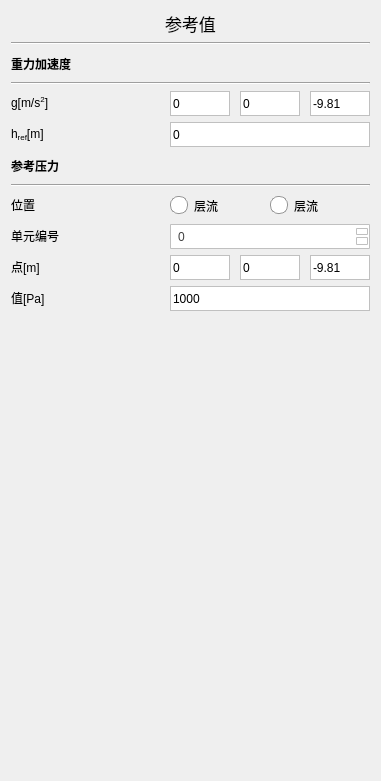
<?xml version="1.0" encoding="UTF-8"?>
<ui version="4.0">
 <class>FormOperatingConditionsClass</class>
 <widget class="QWidget" name="FormOperatingConditionsClass">
  <property name="geometry">
   <rect>
    <x>0</x>
    <y>0</y>
    <width>381</width>
    <height>781</height>
   </rect>
  </property>
  <property name="windowTitle">
   <string>FormOperatingConditions</string>
  </property>
  <layout class="QGridLayout" name="gridLayout_4">
   <item row="0" column="0">
    <layout class="QVBoxLayout" name="verticalLayout">
     <item>
      <widget class="QLabel" name="label">
       <property name="font">
        <font>
         <pointsize>13</pointsize>
        </font>
       </property>
       <property name="text">
        <string>参考值</string>
       </property>
       <property name="alignment">
        <set>Qt::AlignCenter</set>
       </property>
      </widget>
     </item>
     <item>
      <widget class="Line" name="line">
       <property name="orientation">
        <enum>Qt::Horizontal</enum>
       </property>
      </widget>
     </item>
     <item>
      <layout class="QHBoxLayout" name="horizontalLayout_3">
       <item>
        <widget class="QLabel" name="label_2">
         <property name="minimumSize">
          <size>
           <width>100</width>
           <height>25</height>
          </size>
         </property>
         <property name="maximumSize">
          <size>
           <width>100</width>
           <height>25</height>
          </size>
         </property>
         <property name="font">
          <font>
           <weight>75</weight>
           <bold>true</bold>
          </font>
         </property>
         <property name="text">
          <string>重力加速度</string>
         </property>
        </widget>
       </item>
       <item>
        <spacer name="horizontalSpacer_3">
         <property name="orientation">
          <enum>Qt::Horizontal</enum>
         </property>
         <property name="sizeHint" stdset="0">
          <size>
           <width>40</width>
           <height>20</height>
          </size>
         </property>
        </spacer>
       </item>
      </layout>
     </item>
     <item>
      <widget class="Line" name="line_2">
       <property name="orientation">
        <enum>Qt::Horizontal</enum>
       </property>
      </widget>
     </item>
     <item>
      <layout class="QHBoxLayout" name="horizontalLayout_2">
       <item>
        <widget class="QLabel" name="label_10">
         <property name="minimumSize">
          <size>
           <width>120</width>
           <height>25</height>
          </size>
         </property>
         <property name="maximumSize">
          <size>
           <width>120</width>
           <height>25</height>
          </size>
         </property>
         <property name="styleSheet">
          <string notr="true">QLabel {
    font-family: 'Arial'; /* 字体 */
    font-size: 9pt;       /* 字体大小 */
}</string>
         </property>
         <property name="text">
          <string>&lt;html&gt;&lt;head/&gt;&lt;body&gt;&lt;p&gt;g[m/s&lt;span style=&quot; vertical-align:super;&quot;&gt;2&lt;/span&gt;]&lt;/p&gt;&lt;/body&gt;&lt;/html&gt;</string>
         </property>
        </widget>
       </item>
       <item>
        <spacer name="horizontalSpacer_7">
         <property name="orientation">
          <enum>Qt::Horizontal</enum>
         </property>
         <property name="sizeHint" stdset="0">
          <size>
           <width>37</width>
           <height>22</height>
          </size>
         </property>
        </spacer>
       </item>
       <item>
        <layout class="QHBoxLayout" name="horizontalLayout">
         <property name="spacing">
          <number>10</number>
         </property>
         <item>
          <widget class="QLineEdit" name="lineEdit_3">
           <property name="minimumSize">
            <size>
             <width>60</width>
             <height>25</height>
            </size>
           </property>
           <property name="maximumSize">
            <size>
             <width>60</width>
             <height>25</height>
            </size>
           </property>
           <property name="styleSheet">
            <string notr="true">QLineEdit {
    border: 1px solid rgb(192, 192, 192); /* 默认边框颜色 */
}
QLineEdit:focus {
    border: 1px solid rgb(50, 170, 233); /* 焦点时的边框颜色 */
    outline: none;                       /* 移除默认虚线框 */
}</string>
           </property>
           <property name="text">
            <string>0</string>
           </property>
          </widget>
         </item>
         <item>
          <widget class="QLineEdit" name="lineEdit_4">
           <property name="minimumSize">
            <size>
             <width>60</width>
             <height>25</height>
            </size>
           </property>
           <property name="maximumSize">
            <size>
             <width>60</width>
             <height>25</height>
            </size>
           </property>
           <property name="styleSheet">
            <string notr="true">QLineEdit {
    border: 1px solid rgb(192, 192, 192); /* 默认边框颜色 */
}
QLineEdit:focus {
    border: 1px solid rgb(50, 170, 233); /* 焦点时的边框颜色 */
    outline: none;                       /* 移除默认虚线框 */
}</string>
           </property>
           <property name="text">
            <string>0</string>
           </property>
          </widget>
         </item>
         <item>
          <widget class="QLineEdit" name="lineEdit_5">
           <property name="minimumSize">
            <size>
             <width>60</width>
             <height>25</height>
            </size>
           </property>
           <property name="maximumSize">
            <size>
             <width>60</width>
             <height>25</height>
            </size>
           </property>
           <property name="styleSheet">
            <string notr="true">QLineEdit {
    border: 1px solid rgb(192, 192, 192); /* 默认边框颜色 */
}
QLineEdit:focus {
    border: 1px solid rgb(50, 170, 233); /* 焦点时的边框颜色 */
    outline: none;                       /* 移除默认虚线框 */
}</string>
           </property>
           <property name="text">
            <string>-9.81</string>
           </property>
          </widget>
         </item>
        </layout>
       </item>
      </layout>
     </item>
     <item>
      <layout class="QHBoxLayout" name="horizontalLayout_6">
       <property name="spacing">
        <number>0</number>
       </property>
       <item>
        <widget class="QLabel" name="label_9">
         <property name="minimumSize">
          <size>
           <width>120</width>
           <height>25</height>
          </size>
         </property>
         <property name="maximumSize">
          <size>
           <width>120</width>
           <height>25</height>
          </size>
         </property>
         <property name="styleSheet">
          <string notr="true">QLabel {
    font-family: 'Arial'; /* 字体 */
    font-size: 9pt;       /* 字体大小 */
}</string>
         </property>
         <property name="text">
          <string>&lt;html&gt;&lt;head/&gt;&lt;body&gt;&lt;p&gt;h&lt;span style=&quot; vertical-align:sub;&quot;&gt;ref&lt;/span&gt;[m]&lt;/p&gt;&lt;/body&gt;&lt;/html&gt;</string>
         </property>
        </widget>
       </item>
       <item>
        <spacer name="horizontalSpacer_6">
         <property name="orientation">
          <enum>Qt::Horizontal</enum>
         </property>
         <property name="sizeHint" stdset="0">
          <size>
           <width>40</width>
           <height>20</height>
          </size>
         </property>
        </spacer>
       </item>
       <item>
        <widget class="QLineEdit" name="lineEdit_2">
         <property name="minimumSize">
          <size>
           <width>200</width>
           <height>25</height>
          </size>
         </property>
         <property name="maximumSize">
          <size>
           <width>200</width>
           <height>25</height>
          </size>
         </property>
         <property name="styleSheet">
          <string notr="true">QLineEdit {
    border: 1px solid rgb(192, 192, 192); /* 默认边框颜色 */
}
QLineEdit:focus {
    border: 1px solid rgb(50, 170, 233); /* 焦点时的边框颜色 */
    outline: none;                       /* 移除默认虚线框 */
}</string>
         </property>
         <property name="text">
          <string>0</string>
         </property>
        </widget>
       </item>
      </layout>
     </item>
     <item>
      <layout class="QHBoxLayout" name="horizontalLayout_4">
       <item>
        <widget class="QLabel" name="label_3">
         <property name="minimumSize">
          <size>
           <width>100</width>
           <height>25</height>
          </size>
         </property>
         <property name="maximumSize">
          <size>
           <width>100</width>
           <height>25</height>
          </size>
         </property>
         <property name="font">
          <font>
           <weight>75</weight>
           <bold>true</bold>
          </font>
         </property>
         <property name="text">
          <string>参考压力</string>
         </property>
        </widget>
       </item>
       <item>
        <spacer name="horizontalSpacer_4">
         <property name="orientation">
          <enum>Qt::Horizontal</enum>
         </property>
         <property name="sizeHint" stdset="0">
          <size>
           <width>40</width>
           <height>20</height>
          </size>
         </property>
        </spacer>
       </item>
      </layout>
     </item>
     <item>
      <widget class="Line" name="line_3">
       <property name="orientation">
        <enum>Qt::Horizontal</enum>
       </property>
      </widget>
     </item>
     <item>
      <layout class="QHBoxLayout" name="horizontalLayout_10">
       <item>
        <widget class="QLabel" name="label_34">
         <property name="minimumSize">
          <size>
           <width>120</width>
           <height>25</height>
          </size>
         </property>
         <property name="maximumSize">
          <size>
           <width>120</width>
           <height>25</height>
          </size>
         </property>
         <property name="styleSheet">
          <string notr="true">QLabel {
    border: none; /* 去掉边框 */
    background: transparent; /* 设置背景透明（可选） */
}</string>
         </property>
         <property name="text">
          <string>&lt;html&gt;&lt;head/&gt;&lt;body&gt;&lt;p&gt;位置&lt;/p&gt;&lt;/body&gt;&lt;/html&gt;</string>
         </property>
        </widget>
       </item>
       <item>
        <spacer name="horizontalSpacer_34">
         <property name="orientation">
          <enum>Qt::Horizontal</enum>
         </property>
         <property name="sizeHint" stdset="0">
          <size>
           <width>37</width>
           <height>22</height>
          </size>
         </property>
        </spacer>
       </item>
       <item>
        <widget class="QGroupBox" name="groupBox">
         <property name="styleSheet">
          <string notr="true">QGroupBox {
    border: none; /* 去掉边框 */
    margin-top: 0px; /* 去掉标题与内容之间的间距 */
}</string>
         </property>
         <property name="title">
          <string/>
         </property>
         <layout class="QGridLayout" name="gridLayout_3">
          <property name="leftMargin">
           <number>0</number>
          </property>
          <property name="topMargin">
           <number>0</number>
          </property>
          <property name="rightMargin">
           <number>0</number>
          </property>
          <property name="bottomMargin">
           <number>0</number>
          </property>
          <item row="0" column="0">
           <layout class="QHBoxLayout" name="horizontalLayout_9">
            <property name="spacing">
             <number>0</number>
            </property>
            <item>
             <widget class="QRadioButton" name="radioButton_7">
              <property name="minimumSize">
               <size>
                <width>100</width>
                <height>0</height>
               </size>
              </property>
              <property name="maximumSize">
               <size>
                <width>100</width>
                <height>16777215</height>
               </size>
              </property>
              <property name="styleSheet">
               <string notr="true">

QRadioButton::indicator {
    width: 16px;
    height: 16px;
    border: 1px solid rgb(150, 150, 150);
    background: rgb(255, 255, 255);
    border-radius: 8px; /* 设置为圆形 */
}

QRadioButton::indicator:hover {
    background: rgb(242, 242, 242);
}

QRadioButton::indicator:checked {
    image: url(../res/radioButton.png);
    border-radius: 8px; /* 确保选中状态也为圆形 */
}</string>
              </property>
              <property name="text">
               <string>层流</string>
              </property>
              <property name="checked">
               <bool>true</bool>
              </property>
             </widget>
            </item>
            <item>
             <widget class="QRadioButton" name="radioButton_8">
              <property name="minimumSize">
               <size>
                <width>100</width>
                <height>0</height>
               </size>
              </property>
              <property name="maximumSize">
               <size>
                <width>100</width>
                <height>16777215</height>
               </size>
              </property>
              <property name="styleSheet">
               <string notr="true">

QRadioButton::indicator {
    width: 16px;
    height: 16px;
    border: 1px solid rgb(150, 150, 150);
    background: rgb(255, 255, 255);
    border-radius: 8px; /* 设置为圆形 */
}

QRadioButton::indicator:hover {
    background: rgb(242, 242, 242);
}

QRadioButton::indicator:checked {
    image: url(../res/radioButton.png);
    border-radius: 8px; /* 确保选中状态也为圆形 */
}</string>
              </property>
              <property name="text">
               <string>层流</string>
              </property>
             </widget>
            </item>
           </layout>
          </item>
         </layout>
        </widget>
       </item>
      </layout>
     </item>
     <item>
      <widget class="QWidget" name="widget" native="true">
       <layout class="QGridLayout" name="gridLayout">
        <property name="leftMargin">
         <number>0</number>
        </property>
        <property name="topMargin">
         <number>0</number>
        </property>
        <property name="rightMargin">
         <number>0</number>
        </property>
        <property name="bottomMargin">
         <number>0</number>
        </property>
        <item row="0" column="0">
         <layout class="QHBoxLayout" name="horizontalLayout_21">
          <property name="spacing">
           <number>0</number>
          </property>
          <item>
           <widget class="QLabel" name="label_33">
            <property name="minimumSize">
             <size>
              <width>120</width>
              <height>25</height>
             </size>
            </property>
            <property name="maximumSize">
             <size>
              <width>120</width>
              <height>25</height>
             </size>
            </property>
            <property name="styleSheet">
             <string notr="true">QLabel {
    border: none; /* 去掉边框 */
    background: transparent; /* 设置背景透明（可选） */
}</string>
            </property>
            <property name="text">
             <string>&lt;html&gt;&lt;head/&gt;&lt;body&gt;&lt;p&gt;单元编号&lt;/p&gt;&lt;/body&gt;&lt;/html&gt;</string>
            </property>
           </widget>
          </item>
          <item>
           <spacer name="horizontalSpacer_33">
            <property name="orientation">
             <enum>Qt::Horizontal</enum>
            </property>
            <property name="sizeHint" stdset="0">
             <size>
              <width>40</width>
              <height>20</height>
             </size>
            </property>
           </spacer>
          </item>
          <item>
           <widget class="QSpinBox" name="spinBox_2">
            <property name="minimumSize">
             <size>
              <width>200</width>
              <height>25</height>
             </size>
            </property>
            <property name="maximumSize">
             <size>
              <width>200</width>
              <height>25</height>
             </size>
            </property>
            <property name="styleSheet">
             <string notr="true">/* QSpinBox整体样式 */
QSpinBox {
    border: 1px solid rgb(192, 192, 192); /* 边框颜色 */
    border-radius: 1px;                  /* 圆角 */
    padding: 2px 5px;                    /* 内边距 */
    color: rgb(64, 64, 64);              /* 字体颜色 */
}

/* 鼠标悬停时的样式 */
QSpinBox:hover {
    border: 1px solid rgb(160,160,160); /* 边框变暗 */
}

/* 禁用状态的样式 */
QSpinBox:disabled {
    background: rgb(224, 224, 224);      /* 灰色背景 */
    color: rgb(128, 128, 128);           /* 字体颜色变灰 */
    border: 2px solid rgb(192, 192, 192); /* 边框颜色保持一致 */
}

/* 上下按钮的样式 */
QSpinBox::up-button, QSpinBox::down-button {
    background: rgb(255, 255, 255);      /* 按钮背景颜色 */
    border: 1px solid rgb(192, 192, 192); /* 边框颜色 */
    margin: 0.5px;                         /* 按钮与边框的间距 */
    border-radius: 1px;                  /* 按钮圆角 */
}

/* 鼠标悬停时按钮的样式 */
QSpinBox::up-button:hover, QSpinBox::down-button:hover {
    background: rgb(242,242,242);      /* 按钮背景变暗 */
}

/* 按下按钮时的样式 */
QSpinBox::up-button:pressed, QSpinBox::down-button:pressed {
    background: rgb(160, 160, 160);      /* 按钮背景更暗 */
}

/* 上按钮的箭头样式 */
QSpinBox::up-arrow {
    image: url(../res/up-arrow.png); /* 替换为你的上箭头图标路径 */
}

/* 下按钮的箭头样式 */
QSpinBox::down-arrow {
    image: url(:/res/down-arrow.png); /* 替换为你的下箭头图标路径 */

}

/* 禁用状态下的按钮样式 */
QSpinBox::up-button:disabled, QSpinBox::down-button:disabled {
    background: rgb(224, 224, 224);      /* 按钮背景变灰 */
}

QSpinBox QLineEdit::selection {
    background: rgb(192, 192, 192); /* 设置选中背景色为灰色 */
    color: rgb(255, 255, 255);     /* 设置选中文字颜色为白色 */
}</string>
            </property>
            <property name="minimum">
             <number>0</number>
            </property>
            <property name="maximum">
             <number>1000000000</number>
            </property>
            <property name="value">
             <number>0</number>
            </property>
           </widget>
          </item>
         </layout>
        </item>
       </layout>
      </widget>
     </item>
     <item>
      <widget class="QWidget" name="widget_2" native="true">
       <layout class="QGridLayout" name="gridLayout_2">
        <property name="leftMargin">
         <number>0</number>
        </property>
        <property name="topMargin">
         <number>0</number>
        </property>
        <property name="rightMargin">
         <number>0</number>
        </property>
        <property name="bottomMargin">
         <number>0</number>
        </property>
        <item row="0" column="0">
         <layout class="QHBoxLayout" name="horizontalLayout_5">
          <item>
           <widget class="QLabel" name="label_11">
            <property name="minimumSize">
             <size>
              <width>120</width>
              <height>25</height>
             </size>
            </property>
            <property name="maximumSize">
             <size>
              <width>120</width>
              <height>25</height>
             </size>
            </property>
            <property name="styleSheet">
             <string notr="true">QLabel {
    font-family: 'Arial'; /* 字体 */
    font-size: 9pt;       /* 字体大小 */
}</string>
            </property>
            <property name="text">
             <string>&lt;html&gt;&lt;head/&gt;&lt;body&gt;&lt;p&gt;点[m]&lt;/p&gt;&lt;/body&gt;&lt;/html&gt;</string>
            </property>
           </widget>
          </item>
          <item>
           <spacer name="horizontalSpacer_9">
            <property name="orientation">
             <enum>Qt::Horizontal</enum>
            </property>
            <property name="sizeHint" stdset="0">
             <size>
              <width>37</width>
              <height>22</height>
             </size>
            </property>
           </spacer>
          </item>
          <item>
           <layout class="QHBoxLayout" name="horizontalLayout_8">
            <property name="spacing">
             <number>10</number>
            </property>
            <item>
             <widget class="QLineEdit" name="lineEdit_7">
              <property name="minimumSize">
               <size>
                <width>60</width>
                <height>25</height>
               </size>
              </property>
              <property name="maximumSize">
               <size>
                <width>60</width>
                <height>25</height>
               </size>
              </property>
              <property name="styleSheet">
               <string notr="true">QLineEdit {
    border: 1px solid rgb(192, 192, 192); /* 默认边框颜色 */
}
QLineEdit:focus {
    border: 1px solid rgb(50, 170, 233); /* 焦点时的边框颜色 */
    outline: none;                       /* 移除默认虚线框 */
}</string>
              </property>
              <property name="text">
               <string>0</string>
              </property>
             </widget>
            </item>
            <item>
             <widget class="QLineEdit" name="lineEdit_8">
              <property name="minimumSize">
               <size>
                <width>60</width>
                <height>25</height>
               </size>
              </property>
              <property name="maximumSize">
               <size>
                <width>60</width>
                <height>25</height>
               </size>
              </property>
              <property name="styleSheet">
               <string notr="true">QLineEdit {
    border: 1px solid rgb(192, 192, 192); /* 默认边框颜色 */
}
QLineEdit:focus {
    border: 1px solid rgb(50, 170, 233); /* 焦点时的边框颜色 */
    outline: none;                       /* 移除默认虚线框 */
}</string>
              </property>
              <property name="text">
               <string>0</string>
              </property>
             </widget>
            </item>
            <item>
             <widget class="QLineEdit" name="lineEdit_9">
              <property name="minimumSize">
               <size>
                <width>60</width>
                <height>25</height>
               </size>
              </property>
              <property name="maximumSize">
               <size>
                <width>60</width>
                <height>25</height>
               </size>
              </property>
              <property name="styleSheet">
               <string notr="true">QLineEdit {
    border: 1px solid rgb(192, 192, 192); /* 默认边框颜色 */
}
QLineEdit:focus {
    border: 1px solid rgb(50, 170, 233); /* 焦点时的边框颜色 */
    outline: none;                       /* 移除默认虚线框 */
}</string>
              </property>
              <property name="text">
               <string>-9.81</string>
              </property>
             </widget>
            </item>
           </layout>
          </item>
         </layout>
        </item>
       </layout>
      </widget>
     </item>
     <item>
      <layout class="QHBoxLayout" name="horizontalLayout_7">
       <property name="spacing">
        <number>0</number>
       </property>
       <item>
        <widget class="QLabel" name="label_8">
         <property name="minimumSize">
          <size>
           <width>120</width>
           <height>25</height>
          </size>
         </property>
         <property name="maximumSize">
          <size>
           <width>120</width>
           <height>25</height>
          </size>
         </property>
         <property name="styleSheet">
          <string notr="true">QLabel {
    font-family: 'Arial'; /* 字体 */
    font-size: 9pt;       /* 字体大小 */
}</string>
         </property>
         <property name="text">
          <string>&lt;html&gt;&lt;head/&gt;&lt;body&gt;&lt;p&gt;值[Pa]&lt;/p&gt;&lt;/body&gt;&lt;/html&gt;</string>
         </property>
        </widget>
       </item>
       <item>
        <spacer name="horizontalSpacer_8">
         <property name="orientation">
          <enum>Qt::Horizontal</enum>
         </property>
         <property name="sizeHint" stdset="0">
          <size>
           <width>40</width>
           <height>20</height>
          </size>
         </property>
        </spacer>
       </item>
       <item>
        <widget class="QLineEdit" name="lineEdit_6">
         <property name="minimumSize">
          <size>
           <width>200</width>
           <height>25</height>
          </size>
         </property>
         <property name="maximumSize">
          <size>
           <width>200</width>
           <height>25</height>
          </size>
         </property>
         <property name="styleSheet">
          <string notr="true">QLineEdit {
    border: 1px solid rgb(192, 192, 192); /* 默认边框颜色 */
}
QLineEdit:focus {
    border: 1px solid rgb(50, 170, 233); /* 焦点时的边框颜色 */
    outline: none;                       /* 移除默认虚线框 */
}</string>
         </property>
         <property name="text">
          <string>1000</string>
         </property>
        </widget>
       </item>
      </layout>
     </item>
     <item>
      <spacer name="verticalSpacer">
       <property name="orientation">
        <enum>Qt::Vertical</enum>
       </property>
       <property name="sizeHint" stdset="0">
        <size>
         <width>20</width>
         <height>40</height>
        </size>
       </property>
      </spacer>
     </item>
    </layout>
   </item>
  </layout>
 </widget>
 <layoutdefault spacing="6" margin="11"/>
 <resources/>
 <connections/>
</ui>
